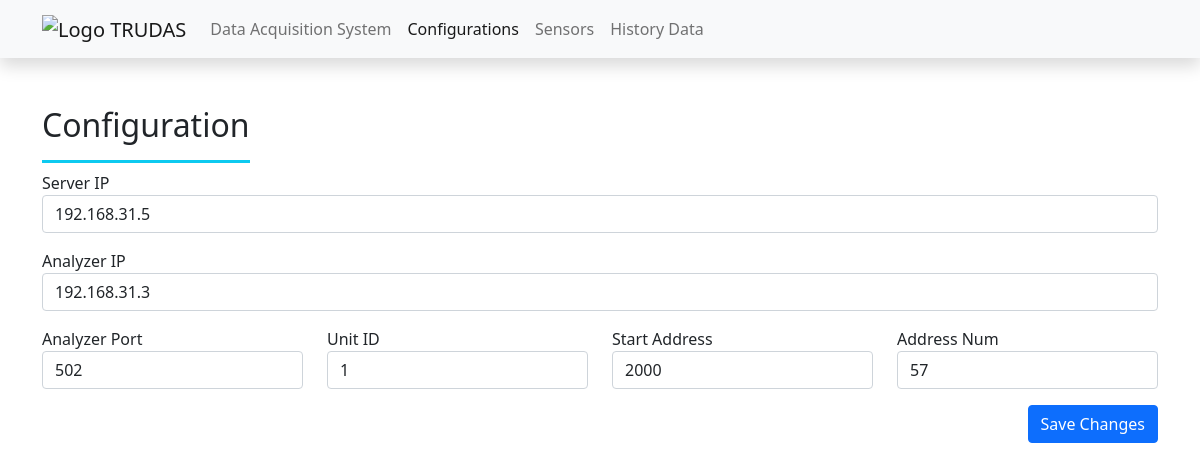
Page /egateway-das/configuration.php on the committed database.
### tables this page shows
CREATE TABLE `configurations` (
  `id` int(11) NOT NULL AUTO_INCREMENT,
  `server_ip` varchar(30) NOT NULL,
  `analyzer_ip` varchar(30) NOT NULL,
  `analyzer_port` int(11) NOT NULL,
  `unit_id` int(11) NOT NULL,
  `start_addr` int(11) NOT NULL,
  `addr_num` int(11) NOT NULL,
  PRIMARY KEY (`id`)
);

### egateway-das/app.php (called while the page is built, shortened)
<?php
class App extends mysqli
{
    public function getConfigs()
    {
        try {
            $query = "SELECT * FROM configurations WHERE id=1";
            $execute = $this->query($query);
            return $execute->fetch_assoc();
        } catch (Exception $e) {
            return null;
        }
    }
}

### egateway-das/configuration.php (the view, shortened to what this page needs)
<?php
    include_once 'app.php';
    $app = new App();
?>
<!DOCTYPE html>
<html lang="en">
<head>
    <link href="assets/css/bootstrap.min.css" rel="stylesheet">
    <?php
        $config = $app->getConfigs();
    ?>
</head>
<body>
    <?php include 'assets/navbar.php';?>
    <div class="container mt-5">
        <h1 class="h2 text-dark border-bottom border-3 pr-3 pb-3 border-info d-inline-block">Configuration</h1>
        <div class="row">
            <form action="" method="POST">
                <div class="mb-3">
                    <label>Server IP</label>
                    <input type="text" name="server_ip" value="<?=$config['server_ip']?>" class="form-control" placeholder="Server IP">
                </div>
                <div class="mb-3">
                    <label>Analyzer IP</label>
                    <input type="text" name="analyzer_ip" value="<?=$config['analyzer_ip']?>"  class="form-control" placeholder="Analyzer IP">
                </div>
                <div class="row">
                    <div class="col-md-3">
                        <div class="mb-3">
                            <label>Analyzer Port</label>
                            <input type="text" name="analyzer_port" value="<?=$config['analyzer_port']?>"  class="form-control" placeholder="Analyzer Port">
                        </div>
                    </div>
                    <div class="col-md-3">
                        <div class="mb-3">
                            <label>Unit ID</label>
                            <input type="text" name="unit_id" value="<?=$config['unit_id']?>"  class="form-control" placeholder="Unit ID">
                        </div>
                    </div>
                    <div class="col-md-3">
                        <div class="mb-3">
                            <label>Start Address</label>
                            <input type="text" name="start_addr" value="<?=$config['start_addr']?>"  placeholder="Start Address" class="form-control">
                        </div>
                    </div>
                    <div class="col-md-3">
                    <div class="mb-3">
                            <label>Address Num</label>
                            <input type="text" name="addr_num" value="<?=$config['addr_num']?>"  placeholder="Address Num" class="form-control">
                        </div>
                    </div>
                </div>
                <div class="mb-3 d-flex justify-content-end">
                    <button type="submit" class="btn btn-primary">
                        Save Changes
                    </button>
                </div>
            </form>
        </div>
    </div>
</body>
</html>

### rows in the picture
configurations: server_ip "192.168.31.5", analyzer_ip "192.168.31.3", analyzer_port "502", unit_id "1", start_addr "2000", addr_num "57"
